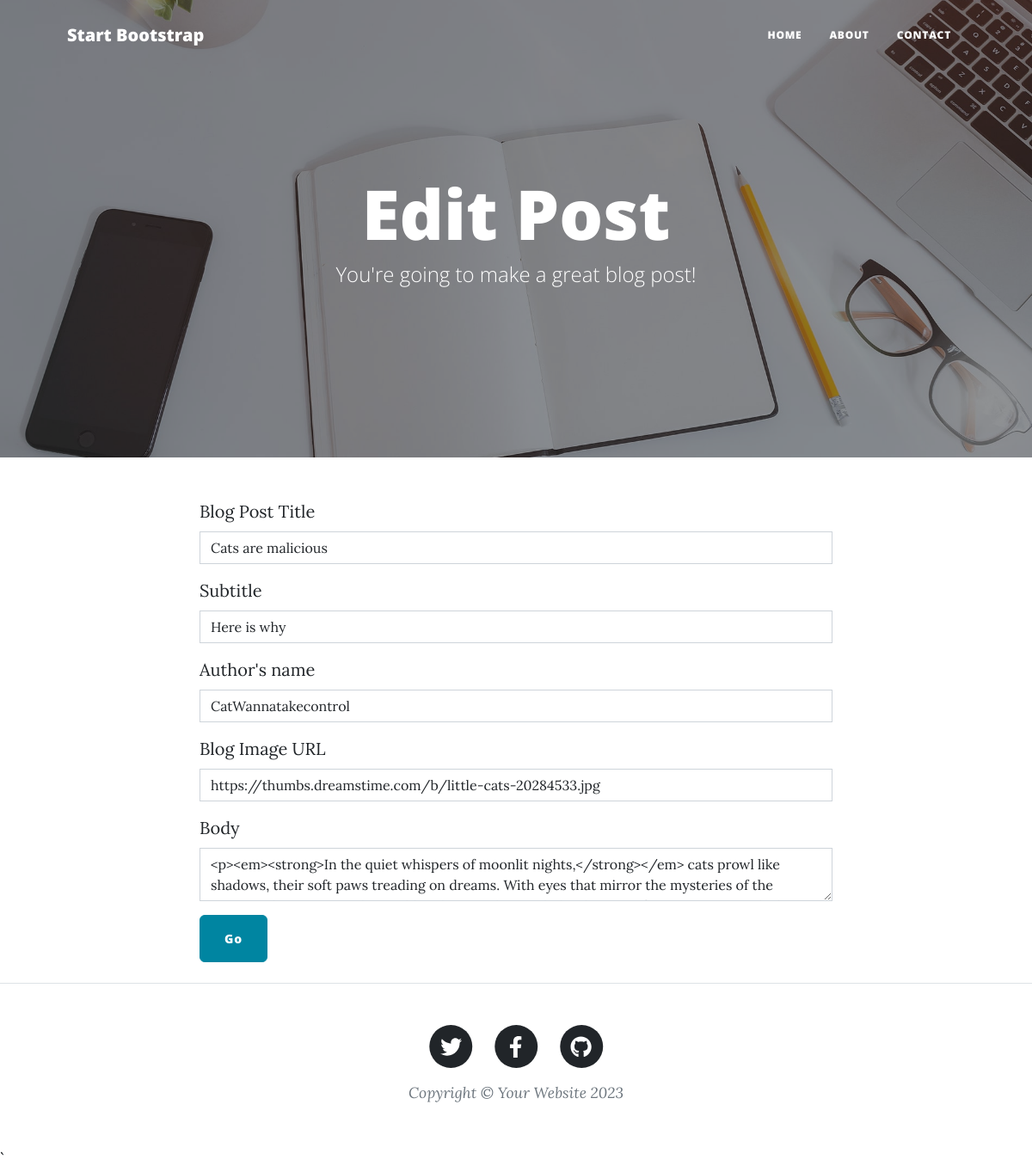
Before: /edit-post/4 with the older database file.
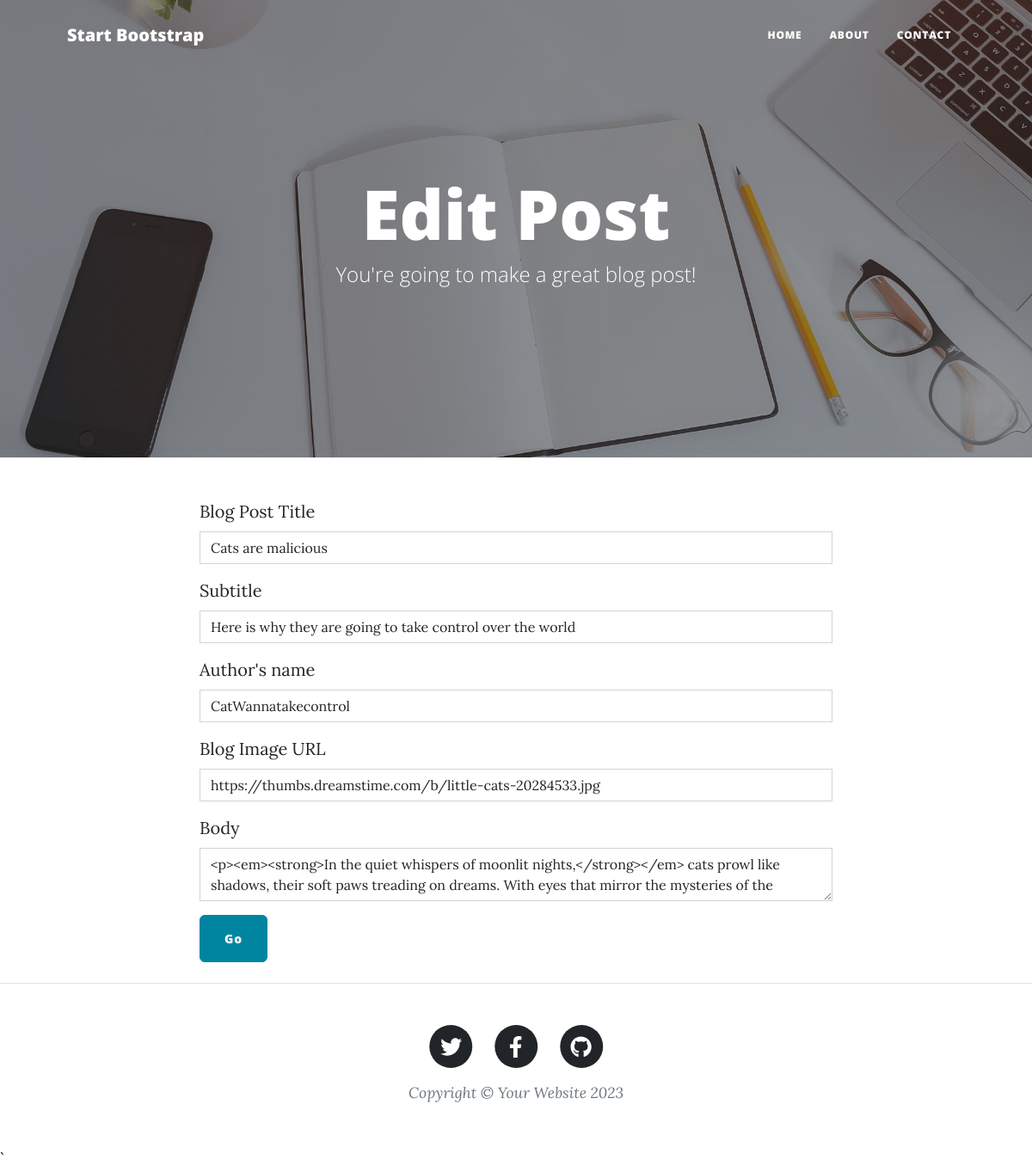
After: the same page with the newer database file.
### main.py (models this page shows)
class BlogPost(db.Model):
    id: Mapped[int] = mapped_column(Integer, primary_key=True)
    title: Mapped[str] = mapped_column(String(250), unique=True, nullable=False)
    subtitle: Mapped[str] = mapped_column(String(250), nullable=False)
    date: Mapped[str] = mapped_column(String(250), nullable=False)
    body: Mapped[str] = mapped_column(Text, nullable=False)
    author: Mapped[str] = mapped_column(String(250), nullable=False)
    img_url: Mapped[str] = mapped_column(String(250), nullable=False)

### main.py (the view, shortened to what this page needs)
@app.route('/edit-post/<post_id>', methods=["GET", "POST"])
def edit_post(post_id):
    post = db.get_or_404(BlogPost, post_id)
    edit_form = NewPostForm(
        title=post.title,
        subtitle=post.subtitle,
        image_url=post.img_url,
        author=post.author,
        body=post.body,
    )
    return render_template("make-post.html", form=edit_form, origin="/post")

### main.py
class NewPostForm(FlaskForm):
    title = StringField('Blog Post Title', validators=[DataRequired()])
    subtitle = StringField('Subtitle', validators=[DataRequired()])
    author = StringField("Author's name", validators=[DataRequired()])
    image_url = StringField('Blog Image URL', validators=[DataRequired(), URL()])
    body = CKEditorField('Body', validators=[DataRequired()])
    submit = SubmitField('Go')

### templates/make-post.html (shortened to what this page needs)
{% block content %}
{% include "header.html" %}
{% from 'bootstrap5/form.html' import render_form %}
<header
  class="masthead"
  style="background-image: url('../static/assets/img/edit-bg.jpg')"
>
  <div class="container position-relative px-4 px-lg-5">
    <div class="row gx-4 gx-lg-5 justify-content-center">
      <div class="col-md-10 col-lg-8 col-xl-7">
        <div class="page-heading">
          {% if origin == "/" %}
            <h1>New Post</h1>
          {% else %}
            <h1>Edit Post</h1>
          {% endif %}
          <span class="subheading"
            >You're going to make a great blog post!</span
          >
        </div>
      </div>
    </div>
  </div>
</header>
<main class="mb-4">
  <div class="container">
    <div class="row">
      <div class="col-lg-8 col-md-10 mx-auto">
        <form method="POST">
          {{ render_form(form, novalidate=True, button_map={"submit": "primary"}) }}
        </form>
      </div>
    </div>
  </div>
</main>
{% include "footer.html" %}
{% endblock %}

Changed rows visible on the page:
changed BlogPost "Cats are malicious": subtitle "Here is why" → "Here is why they are going to take control over the world"
